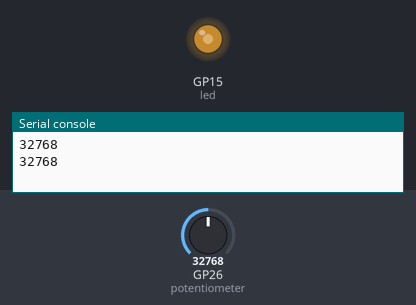
This program was run on a simulated Raspberry Pi Pico running MicroPython. Shown: output pins drawn as LEDs (lit = HIGH), the last lines printed to the serial console. Inputs (shaded band) come from the test bench; at power-on: GP26 (potentiometer) = 32768 (analog values on the 0–65535 scale).

Above: at 1.2 s.
1.3 s: GP26 (potentiometer) set to 45874
At 2.6 s:
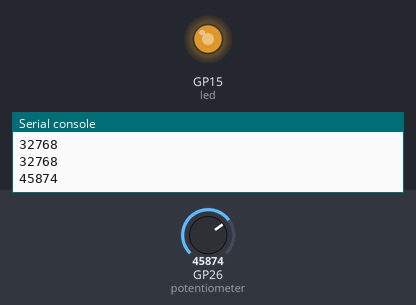
3.5 s: GP26 (potentiometer) set to 57670
At 5.2 s:
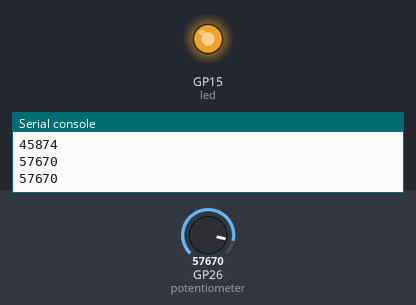
5.5 s: GP26 (potentiometer) set to 7864
At 6.8 s:
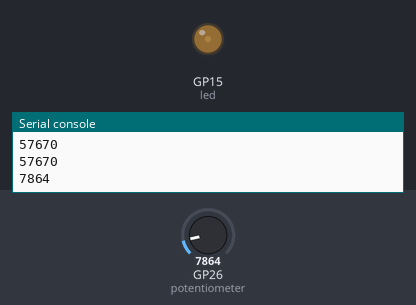
7.5 s: GP26 (potentiometer) set to 0
At 8.4 s:
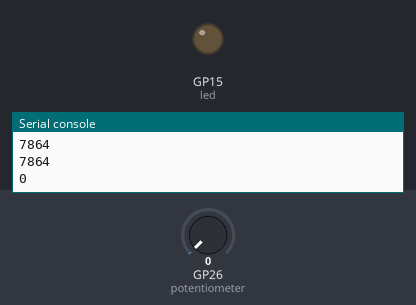
Timing chart, 0 to 10.5 s (numbered marks = the images above; inputs shaded):
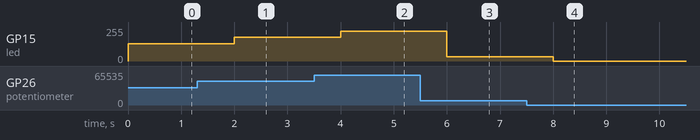

The program:

pwm_led.py
```python
import machine
import utime

potentiometer = machine.ADC(26)
led = machine.PWM(machine.Pin(15))
led.freq(1000)

while True:
    print(potentiometer.read_u16())
    led.duty_u16(potentiometer.read_u16())
    utime.sleep(1)
```

Measured:
- after the input at 1.3 s, GP15 (led): 128/255 → 178/255 after 0.70 s
- after the input at 3.5 s, GP15 (led): 178/255 → 224/255 after 0.50 s
- after the input at 5.5 s, GP15 (led): 224/255 → 31/255 after 0.50 s
- after the input at 7.5 s, GP15 (led): 31/255 → 0/255 after 0.50 s
